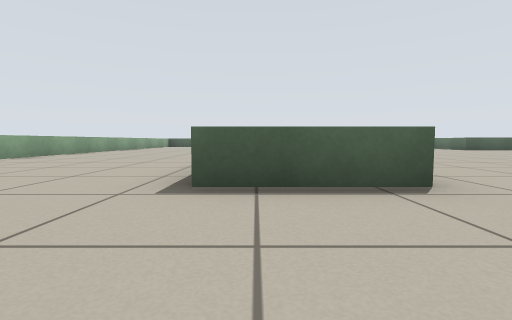
[1] (above)

21 first-person views from a walk through a Stage world. The camera is 0.39 m above the floor, tilts 4° down and sees 85° across. The lines on the ground mark 1 m squares. The floor is counted in squares, 1 m on a side. Each view is taken from the middle of a square. On the plan, view 1 faces up. The plan holds only what a view shows up to about 9 squares ahead; the rest is blank. The robots in the file are not drawn.

[2]
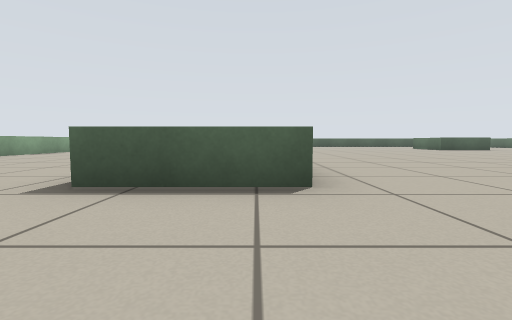

[3]
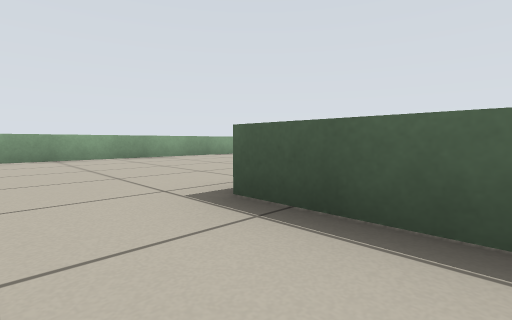

[4]
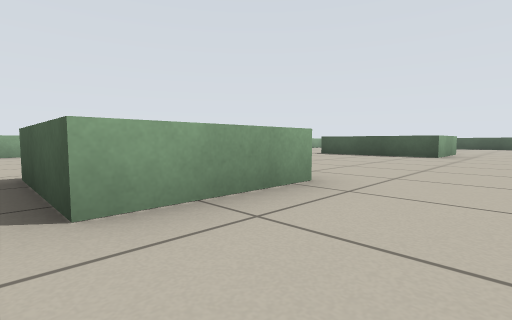

[5]
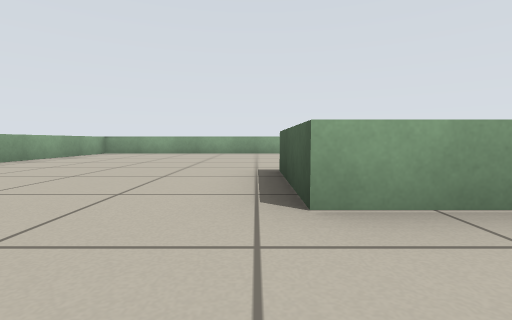

[6]
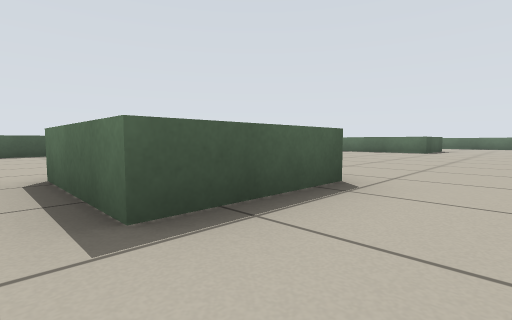

[7]
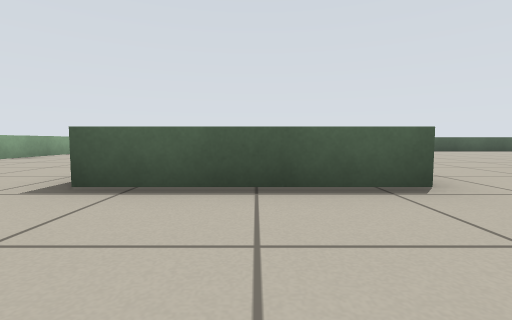

[8]
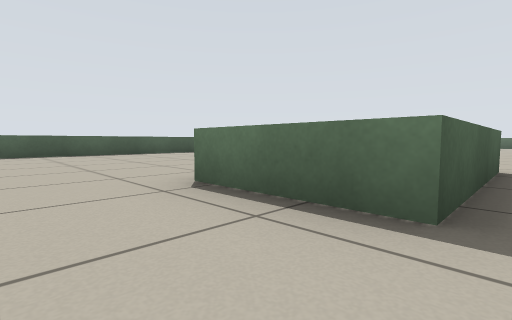

[9]
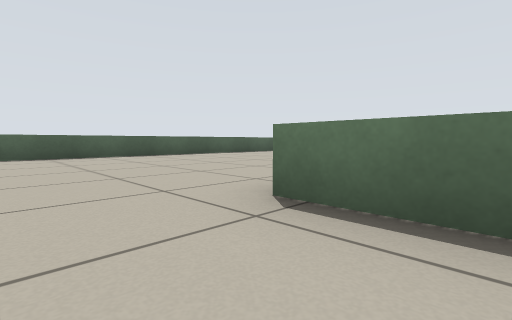

[10]
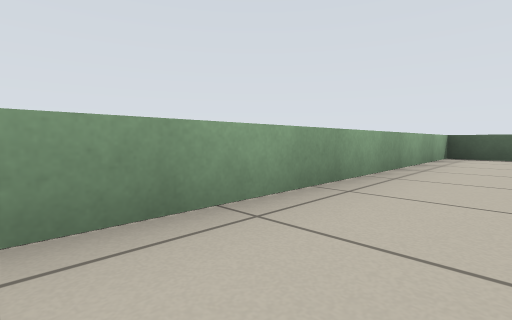

[11]
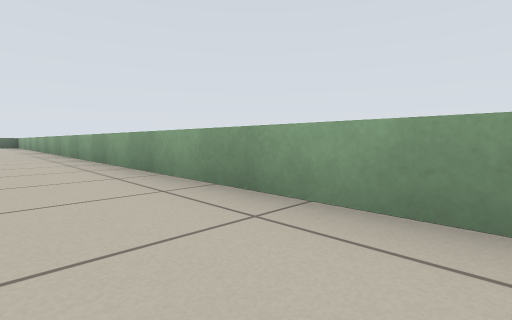

[12]
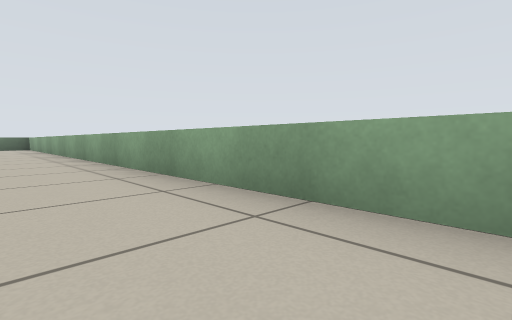

[13]
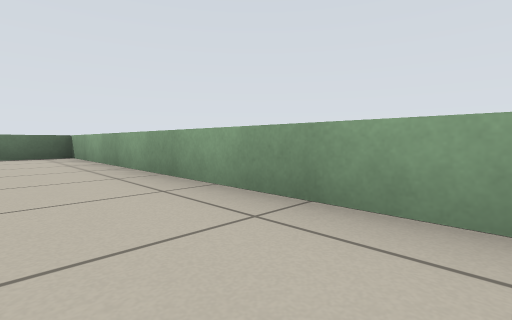

[14]
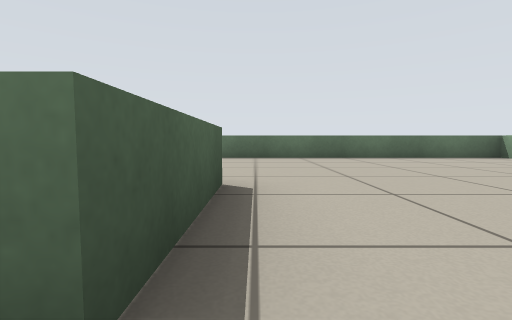

[15]
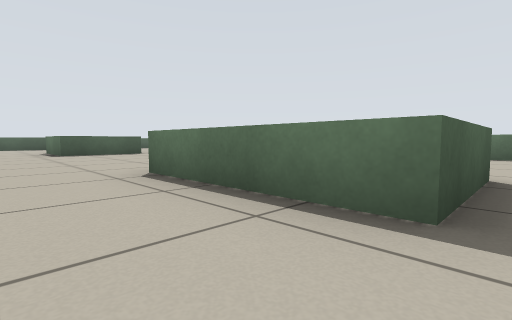

[16]
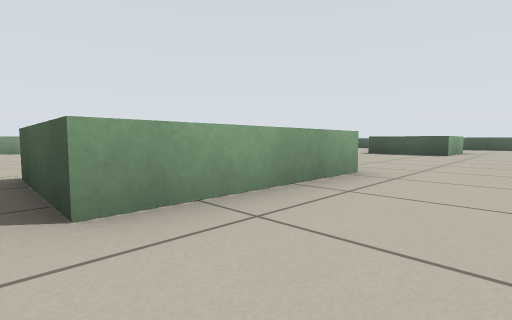

[17]
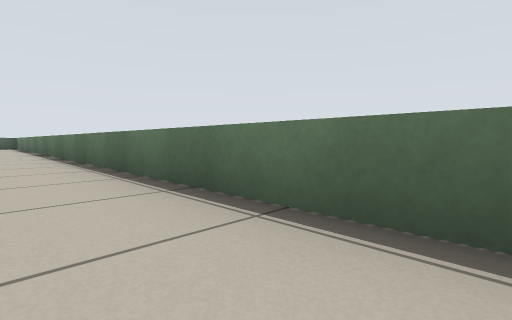

[18]
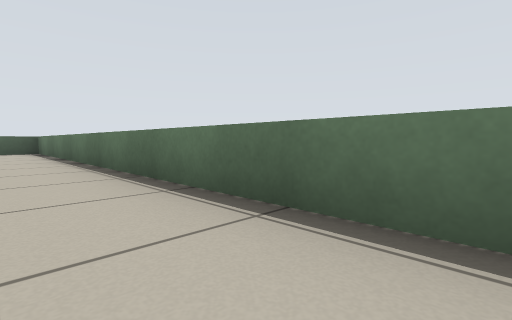

[19]
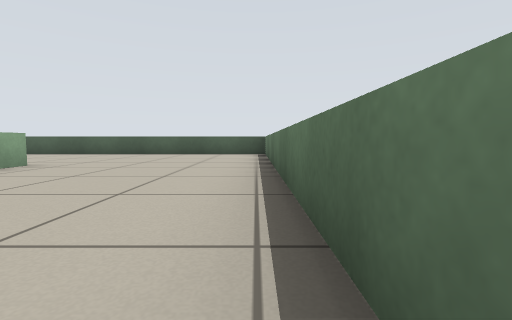

[20]
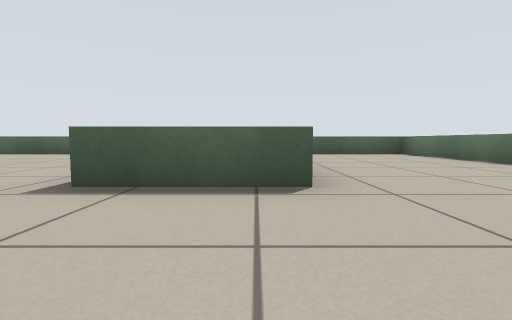

[21]
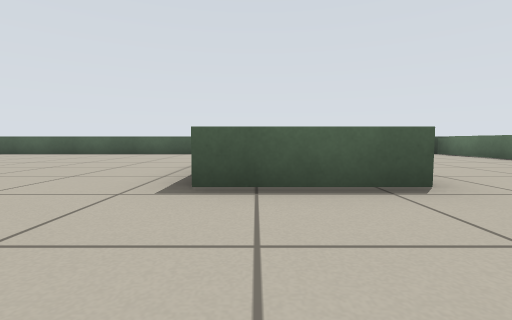

### Floor plan
Points are (right, up) in squares from view 1. A wall is a line through its corners. A room is listed if a view was taken in it or the views show most of it. See-through windows are left out.
Room 1 (views 1, 2, 3, 4, 5, 6, 7, 8, 9, 10, 11, 12, 13, 14, 15, 16, 17, 18, 19, 20, 21)
walls: (1.5, 4.4) (1.5, 2.3) (-0.5, 2.3) (-0.5, 4.4); (1.5, 11.4) (1.5, 9.3) (-1.5, 9.3) (-1.5, 11.4); (10.5, 6.4) (10.5, 3.3) (8.5, 3.3) (8.5, 6.4); (10.5, 13.4) (10.5, 11.3) (8.5, 11.3) (8.5, 13.4); (-4.2, 17.1) (-5.3, 17.1) (-5.3, -2.5) (14.3, -2.5) (14.3, 17.1) (-2.8, 17.1)

Where each view was taken, in squares from view 1:
view 1: 0 up, 0 right, facing up
view 2: 0 up, 1 right, facing up
view 3: 1 up, 1 right, facing up-left
view 4: 2 up, 3 right, facing up-left
view 5: 2 up, 3 right, facing left
view 6: 1 up, 1 left, facing up-right
view 7: 7 up, 0 right, facing up
view 8: 9 up, 3 left, facing up-right
view 9: 10 up, 3 left, facing up-right
view 10: 10 up, 4 left, facing up-left
view 11: 1 down, 4 left, facing down-right
view 12: 1 down, 0 right, facing down-right
view 13: 1 down, 7 right, facing down-right
view 14: 3 up, 8 right, facing right
view 15: 3 up, 7 right, facing up-right
view 16: 3 up, 12 right, facing up-left
view 17: 1 up, 13 right, facing up-right
view 18: 7 up, 13 right, facing up-right
view 19: 9 up, 14 right, facing up
view 20: 9 up, 10 right, facing up
view 21: 9 up, 9 right, facing up
